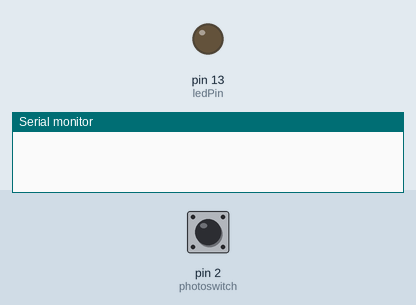
Bench run of a sketch on a simulated Arduino Uno, built with avr-gcc and run on an emulated ATmega328P. Shown: output pins drawn as LEDs (lit = HIGH), the last lines printed to the serial monitor. The test bench sets the inputs (shaded band); at power-on: pin 2 (photoswitch) HIGH.

Above: at 1.2 s.
1.3 s: pin 2 (photoswitch) pulled LOW for 0.15 s
At 2.5 s:
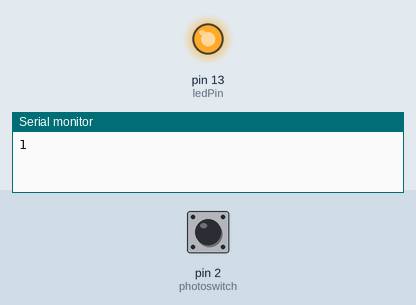
2.9 s: pin 2 (photoswitch) pulled LOW for 1 s
At 3.9 s:
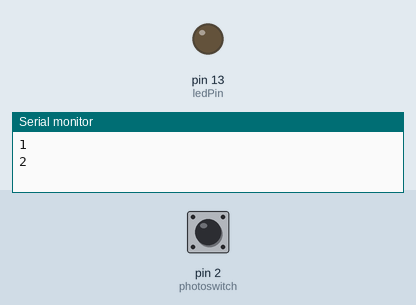
5.4 s: pin 2 (photoswitch) pulled LOW for 3.2 s
At 5.8 s:
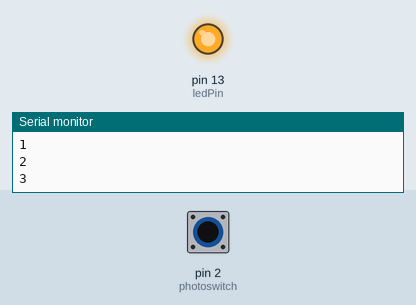
Timing chart, 0 to 8.4 s (numbered marks = the images above; inputs shaded):
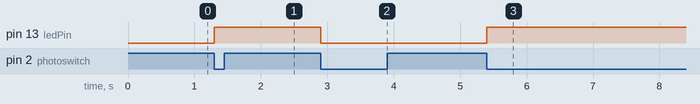

Measured:
- after the input at 1.3 s, pin 13 (ledPin): LOW → HIGH at once
- after the input at 2.9 s, pin 13 (ledPin): HIGH → LOW at once
- after the input at 5.4 s, pin 13 (ledPin): LOW → HIGH at once

The sketch:

S2L03_photo-interrupter_count_interrupts.ino
```cpp
/*
  photo-interruptor counter take 2
  Now we apply interrupts to the problem, and should be able to
  successfully count every pulse.

  By Emery Premeaux
 */

// constants won't change. They're used here to
// set pin numbers:
const int photoswitch = 2;     // the number of the pushbutton pin
const int ledPin =  13;      // the number of the LED pin

// variables will change:
volatile byte switchstate = LOW;
int counter = 0;
int interval = 0;

void setup() {
  // initialize the LED pin as an output:
  pinMode(ledPin, OUTPUT);

  // prepare the photoswitch as an interrupt
  pinMode(photoswitch, INPUT);
  attachInterrupt(0, interrupt_photoswitch, FALLING);
  Serial.begin(9600);
}

void interrupt_photoswitch(){
    counter++;
    interval++;
    if (interval == 1){
      Serial.println(counter);
      interval = 0;
    }
    // Toggle the LED
    digitalWrite(ledPin, !digitalRead(ledPin));
}

void loop() {
  // We have nothing to do while waiting for the interrupt to happen.
  // Normally, other robot code might go here.
}
```
